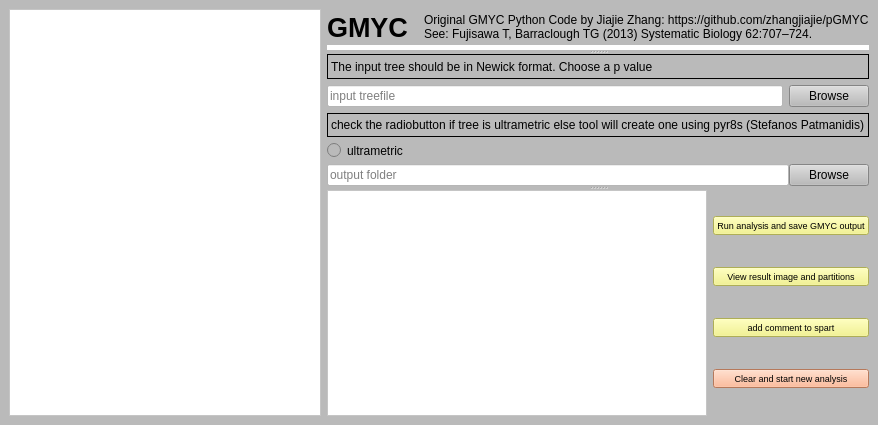
<?xml version="1.0" encoding="UTF-8"?>
<ui version="4.0">
 <class>MainWindow</class>
 <widget class="QMainWindow" name="MainWindow">
  <property name="geometry">
   <rect>
    <x>0</x>
    <y>0</y>
    <width>878</width>
    <height>425</height>
   </rect>
  </property>
  <property name="windowTitle">
   <string>GMYC species delimitation</string>
  </property>
  <property name="autoFillBackground">
   <bool>false</bool>
  </property>
  <property name="styleSheet">
   <string notr="true">background-color: rgb(186, 186, 186);
border-color: rgb(200, 5, 51);
border-color: rgb(147, 245, 255);
border-bottom-color: rgb(96, 96, 200);</string>
  </property>
  <widget class="QWidget" name="centralwidget">
   <layout class="QVBoxLayout" name="verticalLayout_4">
    <item>
     <layout class="QHBoxLayout" name="horizontalLayout_5">
      <item>
       <widget class="QGraphicsView" name="graphicsView_2">
        <property name="styleSheet">
         <string notr="true">background-color: rgb(255, 255, 255);</string>
        </property>
       </widget>
      </item>
      <item>
       <widget class="QSplitter" name="splitter_2">
        <property name="orientation">
         <enum>Qt::Vertical</enum>
        </property>
        <widget class="QSplitter" name="splitter">
         <property name="orientation">
          <enum>Qt::Vertical</enum>
         </property>
         <widget class="QWidget" name="">
          <layout class="QVBoxLayout" name="verticalLayout_2">
           <property name="spacing">
            <number>0</number>
           </property>
           <item>
            <layout class="QHBoxLayout" name="horizontalLayout">
             <item>
              <widget class="QLabel" name="label">
               <property name="font">
                <font>
                 <family>Arial</family>
                 <pointsize>20</pointsize>
                 <weight>75</weight>
                 <bold>true</bold>
                 <underline>false</underline>
                </font>
               </property>
               <property name="text">
                <string>GMYC</string>
               </property>
              </widget>
             </item>
             <item>
              <widget class="QLabel" name="label_3">
               <property name="text">
                <string>Original GMYC Python Code by Jiajie Zhang: https://github.com/zhangjiajie/pGMYC
See: Fujisawa T, Barraclough TG (2013) Systematic Biology 62:707–724.</string>
               </property>
              </widget>
             </item>
            </layout>
           </item>
           <item>
            <widget class="QLabel" name="label_6">
             <property name="maximumSize">
              <size>
               <width>16777215</width>
               <height>5</height>
              </size>
             </property>
             <property name="styleSheet">
              <string notr="true">background-color: rgb(255, 255, 255);</string>
             </property>
             <property name="text">
              <string/>
             </property>
            </widget>
           </item>
          </layout>
         </widget>
         <widget class="QWidget" name="">
          <layout class="QVBoxLayout" name="verticalLayout">
           <item>
            <widget class="QLabel" name="label_2">
             <property name="frameShape">
              <enum>QFrame::Box</enum>
             </property>
             <property name="text">
              <string>The input tree should be in Newick format. Choose a p value</string>
             </property>
            </widget>
           </item>
           <item>
            <layout class="QHBoxLayout" name="horizontalLayout_4">
             <property name="spacing">
              <number>6</number>
             </property>
             <item>
              <widget class="QLineEdit" name="lineEdit_3">
               <property name="styleSheet">
                <string notr="true">background-color: rgb(255, 255, 255);</string>
               </property>
               <property name="placeholderText">
                <string>input treefile</string>
               </property>
              </widget>
             </item>
             <item>
              <widget class="QPushButton" name="pushButton_7">
               <property name="layoutDirection">
                <enum>Qt::RightToLeft</enum>
               </property>
               <property name="text">
                <string>Browse</string>
               </property>
              </widget>
             </item>
            </layout>
           </item>
           <item>
            <widget class="QLabel" name="label_5">
             <property name="frameShape">
              <enum>QFrame::Box</enum>
             </property>
             <property name="text">
              <string>check the radiobutton if tree is ultrametric else tool will create one using pyr8s (Stefanos Patmanidis)</string>
             </property>
            </widget>
           </item>
           <item>
            <widget class="QRadioButton" name="radioButton_2">
             <property name="text">
              <string>ultrametric</string>
             </property>
            </widget>
           </item>
           <item>
            <layout class="QHBoxLayout" name="horizontalLayout_2">
             <property name="spacing">
              <number>0</number>
             </property>
             <item>
              <widget class="QLineEdit" name="lineEdit_2">
               <property name="styleSheet">
                <string notr="true">background-color: rgb(255, 255, 255);</string>
               </property>
               <property name="placeholderText">
                <string>output folder</string>
               </property>
              </widget>
             </item>
             <item>
              <widget class="QPushButton" name="pushButton_2">
               <property name="text">
                <string>Browse</string>
               </property>
              </widget>
             </item>
            </layout>
           </item>
          </layout>
         </widget>
        </widget>
        <widget class="QWidget" name="">
         <layout class="QHBoxLayout" name="horizontalLayout_3">
          <item>
           <widget class="QGraphicsView" name="graphicsView">
            <property name="styleSheet">
             <string notr="true">background-color: rgb(255, 255, 255);</string>
            </property>
            <property name="interactive">
             <bool>false</bool>
            </property>
           </widget>
          </item>
          <item>
           <layout class="QVBoxLayout" name="verticalLayout_3">
            <item>
             <widget class="QPushButton" name="pushButton_3">
              <property name="font">
               <font>
                <pointsize>7</pointsize>
               </font>
              </property>
              <property name="styleSheet">
               <string notr="true">background-color: rgb(255, 255, 255);
background-color: rgb(243, 243, 121);</string>
              </property>
              <property name="text">
               <string>Run analysis and save GMYC output</string>
              </property>
             </widget>
            </item>
            <item>
             <widget class="QPushButton" name="pushButton_4">
              <property name="font">
               <font>
                <pointsize>7</pointsize>
               </font>
              </property>
              <property name="styleSheet">
               <string notr="true">background-color: rgb(255, 255, 255);
background-color: rgb(243, 243, 121);</string>
              </property>
              <property name="text">
               <string>View result image and partitions</string>
              </property>
             </widget>
            </item>
            <item>
             <widget class="QPushButton" name="pushButton_6">
              <property name="font">
               <font>
                <pointsize>7</pointsize>
               </font>
              </property>
              <property name="styleSheet">
               <string notr="true">background-color: rgb(255, 255, 255);
background-color: rgb(243, 243, 121);</string>
              </property>
              <property name="text">
               <string>add comment to spart</string>
              </property>
             </widget>
            </item>
            <item>
             <widget class="QPushButton" name="pushButton_5">
              <property name="font">
               <font>
                <pointsize>7</pointsize>
               </font>
              </property>
              <property name="styleSheet">
               <string notr="true">background-color: rgb(255, 170, 127);</string>
              </property>
              <property name="text">
               <string>Clear and start new analysis</string>
              </property>
             </widget>
            </item>
           </layout>
          </item>
         </layout>
        </widget>
       </widget>
      </item>
     </layout>
    </item>
   </layout>
  </widget>
 </widget>
 <resources/>
 <connections/>
</ui>
